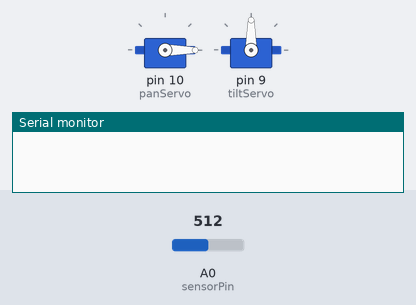
Bench run of a sketch on a simulated Arduino Uno, built with avr-gcc and run on an emulated ATmega328P. On the bench: 2 × servo, the last lines printed to the serial monitor. The test bench sets the inputs (shaded band); at power-on: A0 (sensorPin) = 512.

Above: at 0.1 s.
At 5.2 s:
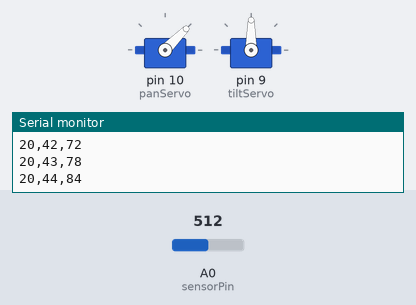
At 14.9 s:
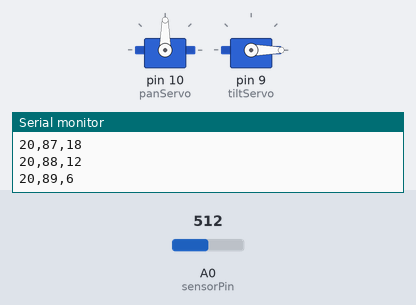
At 28.0 s:
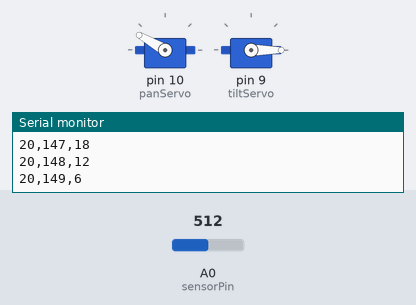
Timing chart, 0 to 29.5 s (numbered marks = the images above):
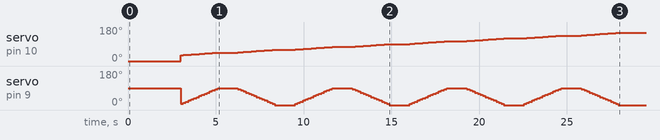

The sketch:

MP2.ino
```cpp
#include <Servo.h>

Servo panServo;
Servo tiltServo;

int pos = 0;
int pan = 30;  //pan servo angle value
int tilt = 0;  //tilt servo angle value
int panDegrees = 180;
int servoStep = 5;
int servoDelay = 150;
int sensorPin = A0;

void setup() {
  panServo.attach(10);
  tiltServo.attach(9);
  Serial.begin(9600);
  panServo.write(0);
  delay(3000);

}

float getReading() {
  float rawRead = analogRead(sensorPin);
  return int(174 - 0.568*rawRead + (5.24*pow(10, -4)) * pow(rawRead, 2));
}


void sendReadings(int reading, int pan, int tilt) {
  Serial.print(reading);    Serial.print(",");
  Serial.print(pan);        Serial.print(",");
  Serial.println(tilt);
}

void loop() {

  int count = 0;
  int stepcount = 0;
  int numsteps = 15;
  int tiltstep = 90;
  int panstep = 15;

  while(pan < 150){  //Stop loop once pan angle has reached 150
      if (tilt == 0) {  //Check if starting tilt angle is 0
        while (tilt < 90) {  //Run it until the tilt angle reaches 90
          tilt = tilt + (tiltstep / numsteps);  //change tilt angle by (final-initial)/number of steps we want to take
          pan = pan + (panstep / numsteps);  //same but for pan angle

          panServo.write(pan);  //Move the servo to angle
          tiltServo.write(tilt);
          delay(servoDelay);
          sendReadings(getReading(), pan, tilt);
        }
      }
      else if (tilt == 90) {  //Check if starting tilt angle is 90
        while (tilt > 0) {  //Run until the tilt angle reaches 0
          tilt = tilt - (tiltstep / numsteps);
          pan = pan + (panstep / numsteps);

          panServo.write(pan);
          tiltServo.write(tilt);
          delay(servoDelay);
          sendReadings(getReading(), pan, tilt);
        }
      }
      delay(1000);
    }

}
```

Measured:
- by itself, servo on pin 10 (panServo): moves from 0° to 150° over 24.9 s
